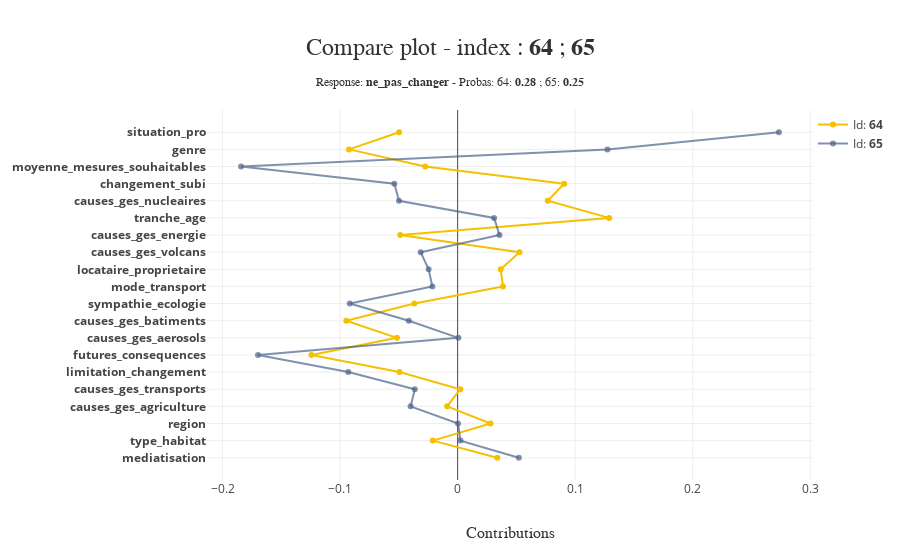

Notebook code cell kept with this figure:
### Code cell
xpl_framaform.plot.compare_plot(index=[df_framaform_reduit.index[0], df_framaform_reduit.index[1]])

### Figure 1 — Plotly figure (JSON) as saved in the notebook; plotly's stock layout.template omitted (floating-point values rounded to 4 significant figures)
{"data": [{"hoverinfo": "text", "hovertext": ["Id: <b>64</b><br /><b>mediatisation</b> <br />Contribution: 0.0337 <br />Value: On en parle suffisamment", "Id: <b>64</b><br /><b>type_habitat</b> <br />Contribution: -0.0211 <br />Value: Un appartement", "Id: <b>64</b><br /><b>region</b> <br />Contribution: 0.0279 <br />Value: Ile de France", "Id: <b>64</b><br /><b>causes_ges_agriculture</b> <br />Contribution: -0.0089 <br />Value: Beaucoup", "Id: <b>64</b><br /><b>causes_ges_transports</b> <br />Contribution: 0.0022 <br />Value: Beaucoup", "Id: <b>64</b><br /><b>limitation_changement</b> <br />Contribution: -0.0495 <br />Value: Oui, probablement", "Id: <b>64</b><br /><b>futures_consequences</b> <br />Contribution: -0.1244 <br />Value: Les conditions de vie deviendront extrêmement<br />pénibles à cause des dérèglements climatiques", "Id: <b>64</b><br /><b>causes_ges_aerosols</b> <br />Contribution: -0.0517 <br />Value: Beaucoup", "Id: <b>64</b><br /><b>causes_ges_batiments</b> <br />Contribution: -0.0947 <br />Value: Beaucoup", "Id: <b>64</b><br /><b>sympathie_ecologie</b> <br />Contribution: -0.0368 <br />Value: beaucoup", "Id: <b>64</b><br /><b>mode_transport</b> <br />Contribution: 0.0386 <br />Value: En transports en commun urbains (dont métro)", "Id: <b>64</b><br /><b>locataire_proprietaire</b> <br />Contribution: 0.0366 <br />Value: Locataire", "Id: <b>64</b><br /><b>causes_ges_volcans</b> <br />Contribution: 0.0526 <br />Value: Beaucoup", "Id: <b>64</b><br /><b>causes_ges_energie</b> <br />Contribution: -0.0488 <br />Value: Beaucoup", "Id: <b>64</b><br /><b>tranche_age</b> <br />Contribution: 0.1289 <br />Value: 35-49 ans", "Id: <b>64</b><br /><b>causes_ges_nucleaires</b> <br />Contribution: 0.0767 <br />Value: Beaucoup", "Id: <b>64</b><br /><b>changement_subi</b> <br />Contribution: 0.0907 <br />Value: Oui, souvent", "Id: <b>64</b><br /><b>moyenne_mesures_souhaitables</b> <br />Contribution: -0.0276 <br />Value: 4.0", "Id: <b>64</b><br /><b>genre</b> <br />Contribution: -0.0924 <br />Value: Une femme", "Id: <b>64</b><br /><b>situation_pro</b> <br />Contribution: -0.0499 <br />Value: ...exercez actuellement une profession"], "marker": {"color": "rgba(244, 192, 0, 1.0)"}, "mode": "lines+markers", "name": "Id: <b>64</b>", "showlegend": true, "type": "scatter", "x": [0.03373, -0.02111, 0.02793, -0.008944, 0.002204, -0.04953, -0.1244, -0.05167, -0.09473, -0.03683, 0.03856, 0.03661, 0.05257, -0.04881, 0.1289, 0.07671, 0.09065, -0.02762, -0.09238, -0.04985], "y": ["<b>mediatisation</b>", "<b>type_habitat</b>", "<b>region</b>", "<b>causes_ges_agriculture</b>", "<b>causes_ges_transports</b>", "<b>limitation_changement</b>", "<b>futures_consequences</b>", "<b>causes_ges_aerosols</b>", "<b>causes_ges_batiments</b>", "<b>sympathie_ecologie</b>", "<b>mode_transport</b>", "<b>locataire_proprietaire</b>", "<b>causes_ges_volcans</b>", "<b>causes_ges_energie</b>", "<b>tranche_age</b>", "<b>causes_ges_nucleaires</b>", "<b>changement_subi</b>", "<b>moyenne_mesures_souhaitables</b>", "<b>genre</b>", "<b>situation_pro</b>"]}, {"hoverinfo": "text", "hovertext": ["Id: <b>65</b><br /><b>mediatisation</b> <br />Contribution: 0.0521 <br />Value: On en parle suffisamment", "Id: <b>65</b><br /><b>type_habitat</b> <br />Contribution: 0.0024 <br />Value: Une maison individuelle", "Id: <b>65</b><br /><b>region</b> <br />Contribution: 0.0003 <br />Value: Aquitaine - Limousin - Poitou - Charente", "Id: <b>65</b><br /><b>causes_ges_agriculture</b> <br />Contribution: -0.0400 <br />Value: Beaucoup", "Id: <b>65</b><br /><b>causes_ges_transports</b> <br />Contribution: -0.0364 <br />Value: Beaucoup", "Id: <b>65</b><br /><b>limitation_changement</b> <br />Contribution: -0.0931 <br />Value: Non, probablement pas", "Id: <b>65</b><br /><b>futures_consequences</b> <br />Contribution: -0.1699 <br />Value: Les conditions de vie deviendront extrêmement<br />pénibles à cause des dérèglements climatiques", "Id: <b>65</b><br /><b>causes_ges_aerosols</b> <br />Contribution: 0.0006 <br />Value: Assez", "Id: <b>65</b><br /><b>causes_ges_batiments</b> <br />Contribution: -0.0415 <br />Value: Assez", "Id: <b>65</b><br /><b>sympathie_ecologie</b> <br />Contribution: -0.0918 <br />Value: assez", "Id: <b>65</b><br /><b>mode_transport</b> <br />Contribution: -0.0215 <br />Value: En voiture (même si vous n'êtes pas le conducteur)", "Id: <b>65</b><br /><b>locataire_proprietaire</b> <br />Contribution: -0.0247 <br />Value: Propriétaire (y compris copropriétaire et accédant)", "Id: <b>65</b><br /><b>causes_ges_volcans</b> <br />Contribution: -0.0315 <br />Value: Peu", "Id: <b>65</b><br /><b>causes_ges_energie</b> <br />Contribution: 0.0356 <br />Value: Beaucoup", "Id: <b>65</b><br /><b>tranche_age</b> <br />Contribution: 0.0310 <br />Value: 35-49 ans", "Id: <b>65</b><br /><b>causes_ges_nucleaires</b> <br />Contribution: -0.0499 <br />Value: Peu", "Id: <b>65</b><br /><b>changement_subi</b> <br />Contribution: -0.0539 <br />Value: Non, rarement", "Id: <b>65</b><br /><b>moyenne_mesures_souhaitables</b> <br />Contribution: -0.1843 <br />Value: 3.3076923076923075", "Id: <b>65</b><br /><b>genre</b> <br />Contribution: 0.1274 <br />Value: Un homme", "Id: <b>65</b><br /><b>situation_pro</b> <br />Contribution: 0.2734 <br />Value: ...êtes apprenti"], "marker": {"color": "rgba(74, 99, 138, 0.7)"}, "mode": "lines+markers", "name": "Id: <b>65</b>", "showlegend": true, "type": "scatter", "x": [0.05208, 0.002376, 0.000315, -0.04002, -0.03644, -0.09311, -0.1699, 0.0006357, -0.04152, -0.09182, -0.02152, -0.02469, -0.03147, 0.03563, 0.03102, -0.04988, -0.05386, -0.1843, 0.1274, 0.2734], "y": ["<b>mediatisation</b>", "<b>type_habitat</b>", "<b>region</b>", "<b>causes_ges_agriculture</b>", "<b>causes_ges_transports</b>", "<b>limitation_changement</b>", "<b>futures_consequences</b>", "<b>causes_ges_aerosols</b>", "<b>causes_ges_batiments</b>", "<b>sympathie_ecologie</b>", "<b>mode_transport</b>", "<b>locataire_proprietaire</b>", "<b>causes_ges_volcans</b>", "<b>causes_ges_energie</b>", "<b>tranche_age</b>", "<b>causes_ges_nucleaires</b>", "<b>changement_subi</b>", "<b>moyenne_mesures_souhaitables</b>", "<b>genre</b>", "<b>situation_pro</b>"]}], "layout": {"height": 550, "hovermode": "closest", "legend": {"x": 1, "y": 1}, "margin": {"b": 70, "l": 150, "r": 20, "t": 110}, "title": {"font": {"color": "rgb(50, 50, 50)", "family": "Arial", "size": 24}, "text": "Compare plot - index : <b>64</b> ; <b>65</b><span style='font-size: 12px;'><br />Response: <b>ne_pas_changer</b> - Probas: 64: <b>0.28</b> ; 65: <b>0.25</b></span>", "x": 0.5, "xanchor": "center", "y": 0.9, "yanchor": "middle"}, "width": 900, "xaxis": {"automargin": true, "title": {"font": {"color": "rgb(50, 50, 50)", "family": "Arial Black", "size": 16}, "text": "Contributions"}}, "yaxis": {"automargin": true, "title": {"font": {"color": "rgb(50, 50, 50)", "family": "Arial Black", "size": 16}}, "type": "category"}}}
